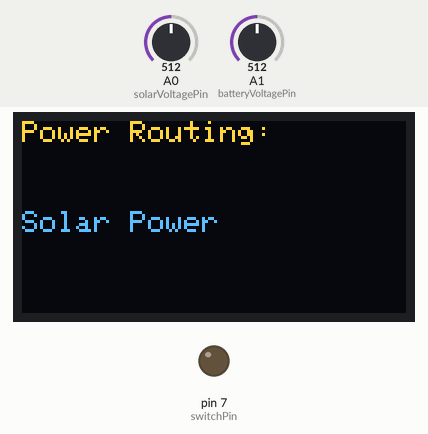
A sketch run on a simulated Arduino Uno, built with avr-gcc and run on an emulated ATmega328P. Parts: 128×64 one-colour display, output pins drawn as LEDs (lit = HIGH). Dashed ring = blinking. The test bench sets the inputs (shaded band); at power-on: A0 (solarVoltagePin) = 512, A1 (batteryVoltagePin) = 512. The OLED is the two-colour kind (top 16 rows yellow); the display library's start-up logo is not drawn; what the sketch prints to the serial monitor is not drawn.

Above: at 2.2 s.
2.3 s: A0 (solarVoltagePin) set to 112
4.3 s: A0 (solarVoltagePin) set to 92
At 6.4 s:
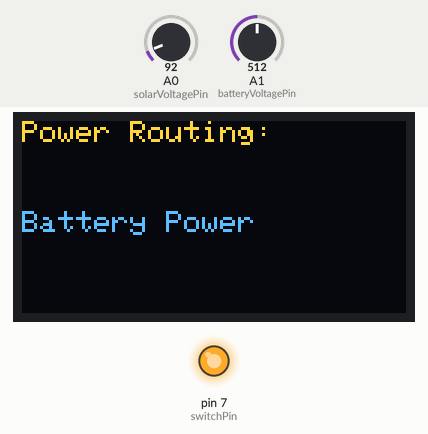
6.7 s: A1 (batteryVoltagePin) set to 95
8.5 s: A1 (batteryVoltagePin) set to 81
At 10.2 s:
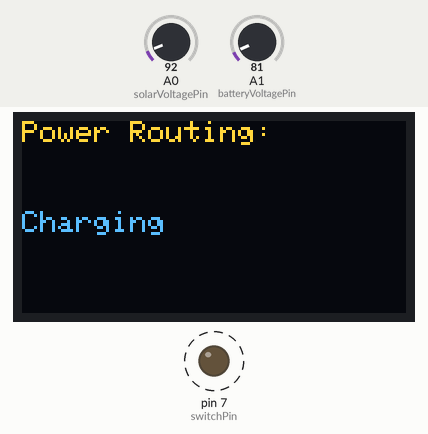
12.6 s: A0 (solarVoltagePin) set to 511
At 12.6 s:
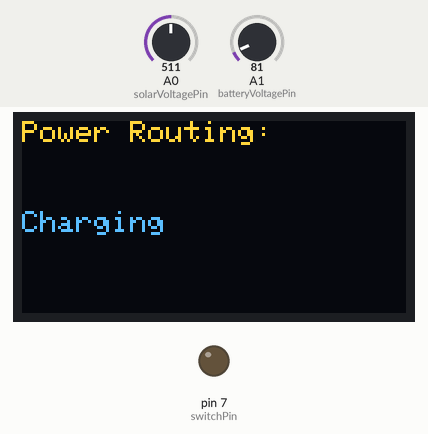
Timing chart, 0 to 15.6 s (numbered marks = the images above; inputs shaded):
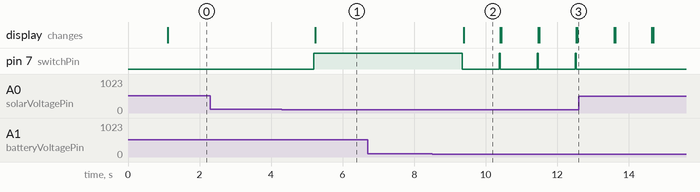

Measured:
- the behaviour switches between 103 and 102 on A0 (solarVoltagePin) (found by bisection; images 0 and 1)
- the behaviour switches between 88 and 87 on A1 (batteryVoltagePin) (found by bisection; images 1 and 2)
- after the input at 2.3 s, every drawn part: stays the same
- after the input at 4.3 s, pin 7 (switchPin): LOW → HIGH after 0.90 s; the display: changes after 0.93 s (image 1)
- after the input at 6.7 s, every drawn part: stays the same
- after the input at 8.5 s, pin 7 (switchPin): alternates HIGH for 0.03 s and LOW for 1.0 s, starting after 0.85 s; the display: changes after 0.88 s (image 2)
- after the input at 12.6 s, pin 7 (switchPin): stops changing and stays LOW
- what the display in image 2 shows lasts 1.0 s, from 9.4 s to 10.4 s

The sketch:

MC_Lab4_Q2_3.ino
```cpp
/****************************************************
* MC_Lab4_Q2and3.ino                                *
* Sebastian Posada,                                 *
* 2/28/2025 8AM,                                    *
*                                                   *
*Used Chat GPT to help with debugging and code Flow *
****************************************************/

// Include libraries
#include <Wire.h>                    // I2C  library
#include <Adafruit_GFX.h>            // Graphics library
#include <Adafruit_SSD1306.h>        // OLED display library

// Display settings
#define SCREEN_WIDTH 128             // Pixle width
#define SCREEN_HEIGHT 64             // Pixel Hight
#define OLED_RESET -1                // OLED reset
Adafruit_SSD1306 display(SCREEN_WIDTH, SCREEN_HEIGHT, &Wire, OLED_RESET); // Initialize OLED display

// Pin Definitions
#define solarVoltagePin A0      // Solar panel voltage sensing
#define batteryVoltagePin A1    // Battery voltage sensing
#define switchPin 7             // Switching button

// Voltage Thresholds
const float solarThreshold = 2.5;    // Threshold for solar panel voltage to supply power
const float batteryThresholdOffset = 0.1; // Small offset to prevent rapid switching

// Voltage Divider Ratio
const float voltageDividerRatio = 5.0;

/**************************
*********FUNCTIONS*********
**************************/

// Function to read and calculate the actual voltage from an analog pin
float readVoltage(int pin) {
    int sensorValue = analogRead(pin);                  // Read the analog value
    float voltage = (sensorValue * 5.0 / 1023.0) * voltageDividerRatio; // Convert to real voltage
    return voltage;                                     // Return the voltage
}

// Function to display power routing status on the OLED display
void displayStatus(String status) {
    display.clearDisplay();                             // Clear display
    display.setTextSize(1);                             // Set text size to 1FO
    display.setTextColor(WHITE);                        // Set text color to white
    display.setCursor(0, 0);                            // Set cursor position for title
    display.println("Power Routing:");                  // Display title
    display.setCursor(0, 30);                           // Set cursor position for status
    display.println(status);                            // Display the power routing status
    display.display();                                  // Update display
}

/**************************
*********SETUP*************
**************************/
void setup() {
    // Initialize Serial Monitor
    Serial.begin(9600);
    // Initialize display
    if (!display.begin(SSD1306_SWITCHCAPVCC, 0x3C)) {
        Serial.println(F("Display failed"));
        while (true);
    }
    display.display();                                 // Turn on the display
    delay(1000);                                       // Short delay to stabilize display
    display.clearDisplay();                            // Clear display after initialization
    // Setup the switching pin
    pinMode(switchPin, OUTPUT);                         // Set the switching pin as output
    digitalWrite(switchPin, LOW);                       // Set defult state as off
    // Start up message
    Serial.println("Solar Charge Controller Started!!");
}
/**************************
*********MAIN-LOOP*********
**************************/
void loop() {
    // Read voltages from solar panel and battery
    float solarVoltage = readVoltage(solarVoltagePin);  // Solar panel voltage
    float batteryVoltage = readVoltage(batteryVoltagePin); // Battery voltage
    // Display the voltages on Serial Monitor
    Serial.print("Solar Voltage: ");
    Serial.print(solarVoltage);
    Serial.print("V, Battery Voltage: ");
    Serial.print(batteryVoltage);
    Serial.println("V");
    // Switch power based on solar panel voltage
    if (solarVoltage > solarThreshold) {
        digitalWrite(switchPin, LOW);                   // Use Solar Panel as power source
        displayStatus("Solar Power");                   // Display "Solar Power"
    }
    else if (solarVoltage <= solarThreshold) {
        digitalWrite(switchPin, HIGH);                  // Use Battery as power source
        displayStatus("Battery Power");                 // Display "Battery Power"
    }
    // Logic to charge the battery when conditions are met
    if (batteryVoltage < (solarVoltage - batteryThresholdOffset)) {
        digitalWrite(switchPin, LOW);                   // Connect battery to solar panel for charging
        displayStatus("Charging");                      // Display "Charging"
    }
    delay(1000);
}
```
